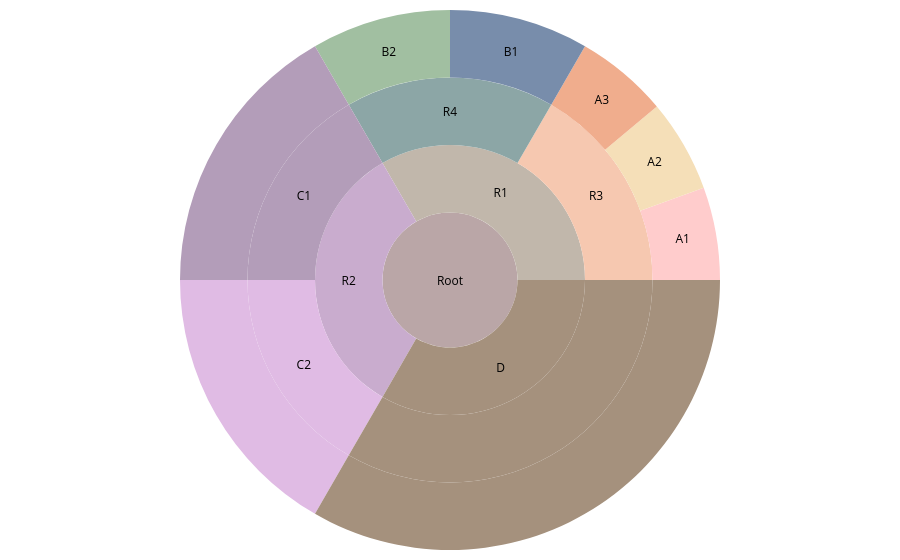

Notebook source saved alongside this figure:
### Markdown cell above
## Sunburnt 图

### Code cell
import xml.etree.ElementTree as ET
import pandas as pd
import plotly.graph_objects as go
import colorsys

xml_file = SIM_PATH + f"/sim_data/trees/tree_{data_id}.xml"
tree = ET.parse(xml_file)
root = tree.getroot()

data = []

def get_tree_height(node):
    """递归计算 celltype 的最大深度"""
    if node.tag != "celltype":
        return 0
    if not any(child.tag == "celltype" for child in node):
        return 1
    return 1 + max(get_tree_height(child) for child in node if child.tag == "celltype")

MAX_HEIGHT = max(get_tree_height(child) for child in root if child.tag == "celltype") + 1 # 加一因为plotly默认子节点透明

def parse_celltype(node, parent_name=None, current_depth=1):
    """递归解析 XML，只处理 <celltype>，并补齐虚拟节点"""
    if node.tag != "celltype":
        return

    name = node.attrib["name"]
    num_cells = int(node.attrib.get("num_cells", 0))

    entry = {
        "id": name,
        "parent": parent_name,
        "num_cells": num_cells,
        "is_virtual": False
    }
    data.append(entry)

    # 子 celltype 节点
    children = [child for child in node if child.tag == "celltype"]

    if children:
        for child in children:
            parse_celltype(child, parent_name=name, current_depth=current_depth+1)
    else:
        # 如果是叶子但没到最大深度，补虚拟节点
        depth = current_depth
        parent = name
        while depth < MAX_HEIGHT:
            virtual_name = f"{name}_v{depth}"
            data.append({
                "id": virtual_name,
                "parent": parent,
                "num_cells": num_cells,  # 沿用叶子数量
                "is_virtual": True
            })
            parent = virtual_name
            depth += 1

# 遍历根节点下的 celltype
for child in root:
    if child.tag == "celltype":
        parse_celltype(child, parent_name=None)

# 转 DataFrame
df = pd.DataFrame(data)

# 颜色
# def assign_colors(df):
#     color_map = {}

#     # 给顶层大类分配基础色相
#     base_hues = [0.0, 0.33, 0.66]  # 红、绿、蓝
#     top_level = df[df["parent"]=='Root']["id"].tolist()

#     for i, cat in enumerate(top_level):
#         H_base = base_hues[i % len(base_hues)]
#         color_map[cat] = hsl_to_rgb_str(H_base, 0.7, 0.7)

#         # 直接子类
#         children = df[df["parent"]==cat].to_dict('records')
#         n = len(children)
#         for j, child in enumerate(children):
#             if child.get("is_virtual", False):
#                 # 虚拟节点继承父类颜色
#                 color_map[child["id"]] = color_map[cat]
#             else:
#                 # 正常分配 hue
#                 offsets = np.linspace(-0.1, 0.1, n)
#                 H_child = (H_base + offsets[j]) % 1.0
#                 color_map[child["id"]] = hsl_to_rgb_str(H_child, 0.7, 0.7)

#             # 孙子节点
#             grandchildren = df[df["parent"]==child["id"]].to_dict('records')
#             m = len(grandchildren)
#             for k, gc in enumerate(grandchildren):
#                 if gc.get("is_virtual", False):
#                     color_map[gc["id"]] = color_map[child["id"]]
#                 else:
#                     # 正常分配 hue
#                     offsets_gc = np.linspace(-0.05, 0.05, max(1, m))
#                     H_gc = (H_child + offsets_gc[k]) % 1.0
#                     color_map[gc["id"]] = hsl_to_rgb_str(H_gc, 0.7, 0.7)

#     return color_map


# def hsl_to_rgb_str(h, s, l):
#     r, g, b = colorsys.hls_to_rgb(h, l, s)
#     return f"rgb({int(r*255)}, {int(g*255)}, {int(b*255)})"

# color_map = assign_colors(df)
# df["color"] = df["id"].map(color_map)

def mean_rgb(colors):
    """取一组 rgb(...) 颜色的均值"""
    rgbs = []
    for c in colors:
        if not c or (isinstance(c, float) and np.isnan(c)):
            continue
        r, g, b = map(int, c.strip("rgb() ").split(","))
        rgbs.append((r, g, b))
    if not rgbs:
        return None
    arr = np.array(rgbs)
    r, g, b = arr.mean(axis=0).astype(int)
    return f"rgb({r},{g},{b})"

def assign_colors(df):

    # 莫兰迪
    base_colors = {
        "A1_v4": "rgb(255, 204, 204)",  # 浅粉（A 类，暖色）
        "A2_v4": "rgb(245, 223, 184)",  # 暖黄（A 类，暖色）
        "A3_v4": "rgb(240, 173, 141)",  # 珊瑚橙（A 类，暖色）
        "B1_v4": "rgb(120, 141, 171)",  # 深海蓝（B 类，冷色）
        "B2_v4": "rgb(161, 191, 161)",  # 橄榄绿（B 类，冷色）
        "C1_v4": "rgb(179, 157, 185)",  # 淡紫（C 类，紫色系）
        "C2_v4": "rgb(224, 187, 228)",  # 粉紫（C 类，紫色系）
        "D_v4":  "rgb(165, 145, 125)"   # 土棕（D 类，中性）
    }

    # # pastel
    # base_colors = {
    #     "A1_v4": "rgb(255, 182, 193)",  # 粉红（A 类，pastel 暖色）
    #     "A2_v4": "rgb(255, 204, 153)",  # 浅橙（A 类，pastel 暖色）
    #     "A3_v4": "rgb(255, 229, 153)",  # 浅黄（A 类，pastel 暖色）
    #     "B1_v4": "rgb(135, 206, 235)",  # 天蓝（B 类，pastel 冷色）
    #     "B2_v4": "rgb(152, 251, 152)",  # 薄荷绿（B 类，pastel 冷色）
    #     "C1_v4": "rgb(186, 151, 201)",  # 淡紫（C 类，pastel 紫色）
    #     "C2_v4": "rgb(221, 160, 221)",  # 梅子紫（C 类，pastel 紫色）
    #     "D_v4":  "rgb(188, 143, 143)"   # 玫瑰棕（D 类，pastel 中性）
    # }

    # # modern
    # base_colors = {
    #     "A1_v4": "rgb(200, 35, 45)",    # 宝石红（A 类，深暖色）
    #     "A2_v4": "rgb(220, 90, 80)",    # 珊瑚红（A 类，深暖色）
    #     "A3_v4": "rgb(240, 140, 70)",   # 琥珀橙（A 类，深暖色）
    #     "B1_v4": "rgb(40, 80, 120)",    # 海军蓝（B 类，深冷色）
    #     "B2_v4": "rgb(80, 160, 140)",   # 翡翠绿（B 类，深冷色）
    #     "C1_v4": "rgb(100, 80, 160)",   # 深紫（C 类，紫色系）
    #     "C2_v4": "rgb(140, 120, 180)",  # 青紫（C 类，紫色系）
    #     "D_v4":  "rgb(120, 100, 90)"    # 深灰棕（D 类，中性）
    # }

    df["color"] = None
    for node, col in base_colors.items():
        df.loc[df["id"] == node, "color"] = col

    # 逐层更新父节点颜色 = 子类均值
    unresolved = True
    while unresolved:
        unresolved = False
        for i, row in df.iterrows():
            if not row["color"] or (isinstance(row["color"], float) and np.isnan(row["color"])):
                children = df[df["parent"] == row["id"]]["color"].tolist()
                col = mean_rgb(children)
                if col:
                    df.at[i, "color"] = col
                else:
                    unresolved = True  # 等待子类颜色填充

    return df
# 用法：
df = assign_colors(df)

# Sunburst
fig = go.Figure(go.Sunburst(
    labels=df['id'],
    parents=df['parent'],
    values=df['num_cells'],
    branchvalues='total',
    hoverinfo='label+value+percent parent',
    marker=dict(colors=df["color"],
                line=dict(width=0)),
))
fig.update_traces(maxdepth=MAX_HEIGHT - 1)
fig.update_traces(
    textfont=dict(
        color=[ 'rgba(0,0,0,0)' if v else 'black' for v in df['is_virtual'] ]
    )
)
fig.update_layout(margin=dict(t=10, l=10, r=10, b=10))
fig.show()

print(df)

### Figure 1 — Plotly figure (JSON) as saved in the notebook; plotly's stock layout.template omitted (floating-point values rounded to 4 significant figures)
{"data": [{"branchvalues": "total", "hoverinfo": "label+value+percent parent", "labels": ["Root", "R1", "R3", "A1", "A1_v4", "A2", "A2_v4", "A3", "A3_v4", "R4", "B1", "B1_v4", "B2", "B2_v4", "R2", "C1", "C1_v3", "C1_v4", "C2", "C2_v3", "C2_v4", "D", "D_v2", "D_v3", "D_v4"], "marker": {"colors": ["rgb(186,166,167)", "rgb(193,183,171)", "rgb(246,200,176)", "rgb(255,204,204)", "rgb(255, 204, 204)", "rgb(245,223,184)", "rgb(245, 223, 184)", "rgb(240,173,141)", "rgb(240, 173, 141)", "rgb(140,166,166)", "rgb(120,141,171)", "rgb(120, 141, 171)", "rgb(161,191,161)", "rgb(161, 191, 161)", "rgb(201,172,206)", "rgb(179,157,185)", "rgb(179,157,185)", "rgb(179, 157, 185)", "rgb(224,187,228)", "rgb(224,187,228)", "rgb(224, 187, 228)", "rgb(165,145,125)", "rgb(165,145,125)", "rgb(165,145,125)", "rgb(165, 145, 125)"], "line": {"width": 0}}, "maxdepth": 4, "parents": [null, "Root", "R1", "R3", "A1", "R3", "A2", "R3", "A3", "R1", "R4", "B1", "R4", "B2", "Root", "R2", "C1", "C1_v3", "R2", "C2", "C2_v3", "Root", "D", "D_v2", "D_v3"], "textfont": {"color": ["black", "black", "black", "black", "rgba(0,0,0,0)", "black", "rgba(0,0,0,0)", "black", "rgba(0,0,0,0)", "black", "black", "rgba(0,0,0,0)", "black", "rgba(0,0,0,0)", "black", "black", "rgba(0,0,0,0)", "rgba(0,0,0,0)", "black", "rgba(0,0,0,0)", "rgba(0,0,0,0)", "black", "rgba(0,0,0,0)", "rgba(0,0,0,0)", "rgba(0,0,0,0)"]}, "type": "sunburst", "values": [360, 120, 60, 20, 20, 20, 20, 20, 20, 60, 30, 30, 30, 30, 120, 60, 60, 60, 60, 60, 60, 120, 120, 120, 120]}], "layout": {"margin": {"b": 10, "l": 10, "r": 10, "t": 10}}}
